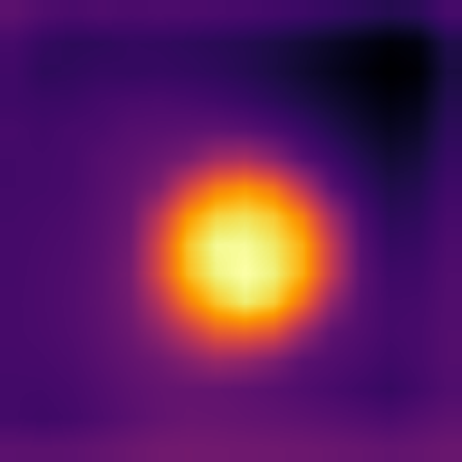
#> input picture test/heatmap-1781618085309_frame_001.png, 462 x 462 px
$ python test.py
#> lines starting #> are read from the running program, lines starting #| are printed output that depends on the picture
import cv2
import numpy as np

# 1. 이미지 읽기
img = cv2.imread('./heatmap-1781618085309_frame_001.png')
#> img is the input picture: shape (462, 462, 3); mean B, G, R 92, 31.5, 93.9


if len(img.shape) == 3 and img.shape[2] == 4:
    # 이미 알파 채널(4채널)이 있는 PNG라면 그대로 사용
    rgba = img.copy()
else:
    # 알파 채널이 없는 일반 PNG(또는 JPG)라면 알파 채널 추가
    rgba = cv2.cvtColor(img, cv2.COLOR_BGR2BGRA)

# 3. 검은색 픽셀 조건 (R, G, B가 모두 10 이하)
# 이미 투명한 부분은 건드리지 않고, 검은색 픽셀만 찾습니다.

black_pixels = np.where(
    (rgba[:, :, 2] <= 120)
)
#> black_pixels = 173157 positions, rows 0 to 461, columns 0 to 461

# 4. 검은색 픽셀의 투명도(Alpha)를 0(완전 투명)으로 변경
print("aaaaaaaaaaaaaaaaaa", rgba[black_pixels])
#> (printed output is left out)
rgba[black_pixels] = [0, 0, 0, 0]
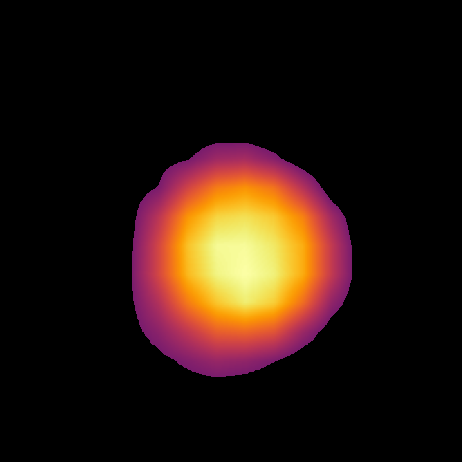
#> rgba: shape (462, 462, 4); mean B, G, R, A 13.8, 21.2, 38.9, 48.1

# 5. 결과 저장
cv2.imwrite('output_transparent.png', rgba)
